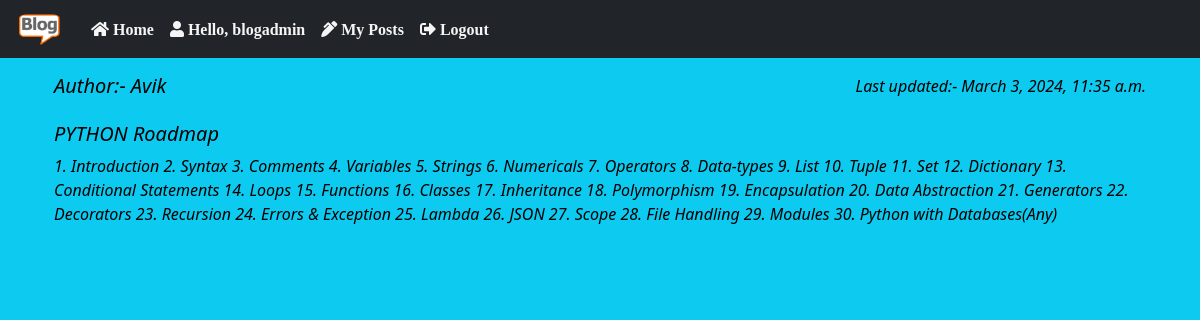
The page /detail_post/4 (signed in) on the database its author committed.
### blog_app/models.py (models this page shows, shortened)
class Post(models.Model):
    STATUS_CHOICES = (
    ('draft', 'Draft'),
    ('published', 'Published'),
    )
    title = models.CharField(max_length=250)
    author = models.ForeignKey(User,on_delete=models.CASCADE,related_name='blog_posts')
    body = models.TextField()
    publish = models.DateTimeField(default=timezone.now)
    created = models.DateTimeField(auto_now_add=True)
    updated = models.DateTimeField(auto_now=True)
    status = models.CharField(max_length=10,choices=STATUS_CHOICES,default='draft')
    class Meta:
        ordering = ('publish',)

### blog_app/views.py (the view)
# urls.py: path('detail_post/<int:id>', views.detail_post, name="detail_post"),
def detail_post(request, id):
    readmore = Post.objects.filter(status = "published", id=id)
    return render(request, 'detailpost.html', {'posts': readmore})

### templates/detailpost.html (shortened to what this page needs)
{% extends "index.html" %}
{% block body %}
{% for p in posts %}
<div class="container mt-3">
    <div class="container text-black fst-italic">
        <h5 class="float-start">Author:- {{p.author}}</h5>
        <p class="float-end">Last updated:- {{p.updated}}</p><br><br>
        <h5 class="card-title">{{ p.title }}</h5>
        <p class="card-text">{{ p.body }}</p>
    </div>
</div>
{% endfor %}
{% endblock body %}

### templates/index.html (shortened to what this page needs)
<!DOCTYPE html>
<html lang="en">
{% load static %}
<head>
    <link href="https://cdn.jsdelivr.net/npm/bootstrap@5.1.3/dist/css/bootstrap.min.css" rel="stylesheet">
    <link href="https://cdnjs.cloudflare.com/ajax/libs/font-awesome/5.15.4/css/all.min.css" rel="stylesheet">
</head>
<body class="bg-info">
    <nav class="navbar navbar-expand-sm bg-dark navbar-dark">
        <div class="container-fluid">
            <a class="navbar-brand" href="#"><img src="{% static 'images/Blog_pic.png' %}" alt="blog Logo"
                    style="width: 55px;" class="rounded-pill"></a>
            <div class=" navbar-collapse collapse navbar-responsive-collapse">
                <ul class="navbar-nav">
                    <li class="nav-item">
                        <a class="nav-link fas fa-home" style="color:whitesmoke" href="{% url 'home' %}"> Home</a>
                    </li>
                    {% if user.is_authenticated %}
                    <li class="nav-link fas fa-user" style="color:whitesmoke"> Hello, {{user.username}} </li>
                    <li class="nav-item ">
                        <a class="nav-link fa fa-pen-alt" style="color:whitesmoke" href="{% url 'mypost' %}"> My
                            Posts</a>
                    </li>
                    <li class="nav-item ">
                        <a class="nav-link fa fa-sign-out-alt" style="color:whitesmoke" href="{% url 'logout' %}">
                            Logout</a>
                    </li>
                {% endif %}
            </div>
        </div>
    </nav>
    {% block body %}
    {% endblock body %}
</body>
</html>

### rows shown on the page
Post: author "Avik", updated "March 3, 2024, 11:35 a.m.", title "PYTHON Roadmap", body "1. Introduction 2. Syntax 3. Comments 4. Variables 5. Strings 6. Numericals 7. Operators 8. Data-types 9. List 10. Tuple 11. Set 12. Dictionary 13. Conditional Statements 14. Loops 15. Functions 16. Classes 17. Inheritance 18. Polymorphism 19. Encapsulation 20. Data Abstraction 21. Generators 22. Decorators 23. Recursion 24. Errors & Exception 25. Lambda 26. JSON 27. Scope 28. File Handling 29. Modules 30. Python with Databases(Any)"

### other values the page prints
{{ user.username }} "blogadmin"
